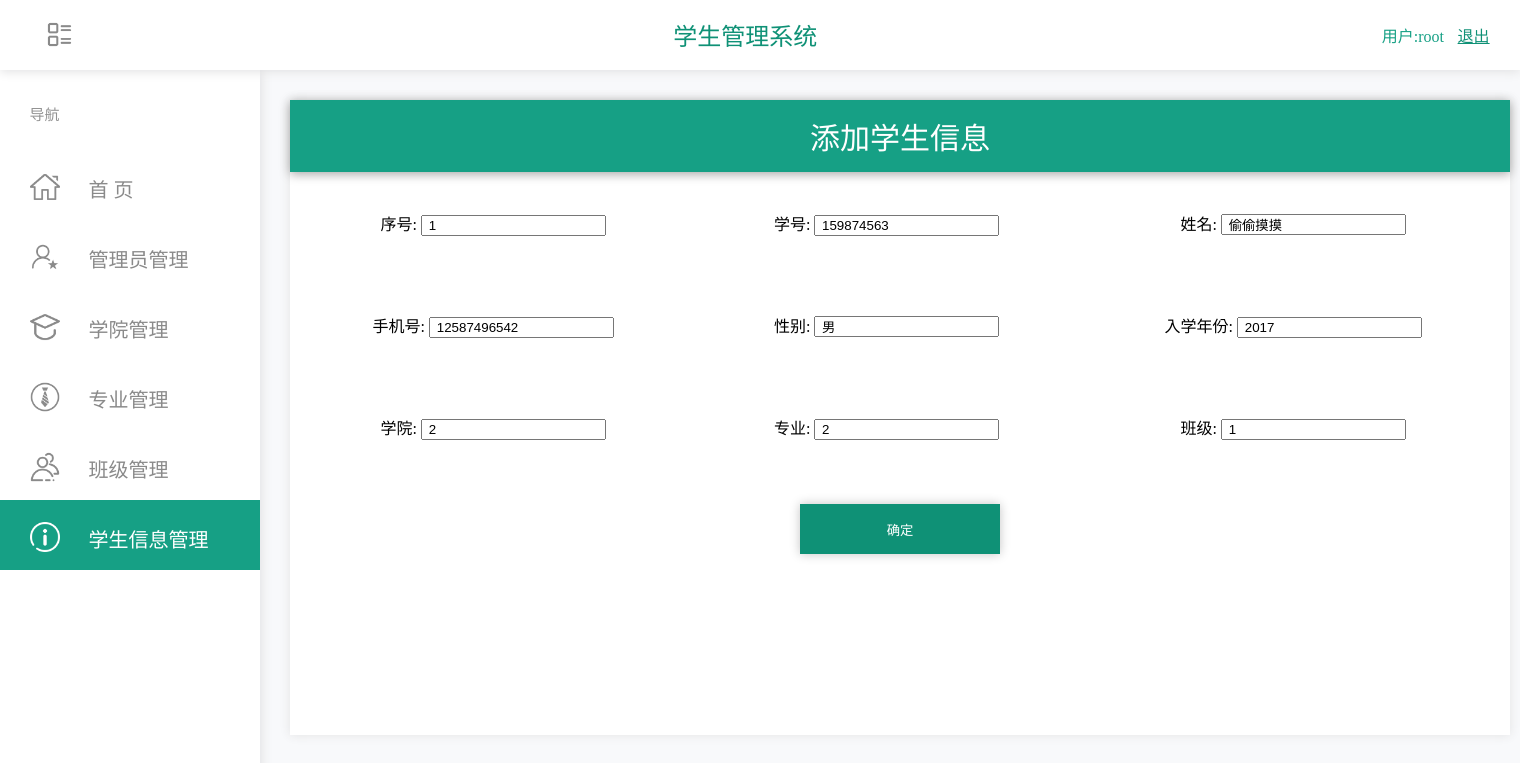
Screenshot of /php/inserta.php?id=1 (signed in) with the database file from the repository.
### tables this page shows
CREATE TABLE `student`  (
  `id` int(11) NOT NULL AUTO_INCREMENT COMMENT 'id',
  `student_num` varchar(11) NULL DEFAULT NULL COMMENT '学号',
  `name` varchar(30) NULL DEFAULT NULL COMMENT '姓名',
  `phone_number` varchar(30) NULL DEFAULT NULL COMMENT '手机号',
  `sex` enum('男','女') NULL DEFAULT NULL COMMENT '性别',
  `year` varchar(30) NULL DEFAULT NULL COMMENT '入学年份',
  `college_id` int(30) NULL DEFAULT NULL COMMENT '学院id',
  `major_id` int(30) NULL DEFAULT NULL COMMENT '专业id',
  `class_id` int(30) NULL DEFAULT NULL COMMENT '班级id',
  `c_time` varchar(30) NULL DEFAULT NULL COMMENT '创建时间',
  `u_time` varchar(30) NULL DEFAULT NULL COMMENT '修改时间',
  `delete_flag` enum('1','0') NULL DEFAULT '1',
  PRIMARY KEY (`id`) USING BTREE
);

### php/inserta.php (the view, shortened to what this page needs)
<!doctype html>
<?php
$idd = $_GET['id'];
$serve = 'localhost:3306';
$username = 'root';
$password = 'root';
$dbname = 'school';
$link = mysqli_connect($serve, $username, $password, $dbname);
mysqli_set_charset($link, 'UTF-8');
$ming = 'select * from student where id=' . $idd;
$result = mysqli_query($link, $ming);
$row = mysqli_fetch_array($result);
?>
<html>
<head>
    <link href="../css/modify.css" rel="stylesheet" type="text/css">
    <link href="../css/base.css" rel="stylesheet" type="text/css">
</head>
<body>
    <div id="head">
        <img id="img_head" src="../img/lie.png">
        <div id="logo">
            <p id="logo-text">学生管理系统</p>
        </div>
        <p id="user-text"><?php echo "用户:" . $_SESSION['username']; ?> </p>
        <a id="exit-text" href="login.php">退出</a>
    </div>
    <div id="nav">
        <p id="text_nav">导航</p>
        <div id="menu">
            <a id="menu-u0" href="../index.php">
                <img id="img-u0" src="../img/u0-0.png"></img>
                <p id="text-u0">首 页</p>
            </a>
            <a id="menu-u1" href="../admin.php">
                <img id="img-u1" src="../img/u1-1.png"></img>
                <p id="text-u1">管理员管理</p>
            </a>
            <a id="menu-u2" href="../college.php">
                <img id="img-u2" src="../img/u2-2.png"></img>
                <p id="text-u2">学院管理</p>
            </a>
            <a id="menu-u3" href="../major.php">
                <img id="img-u3" src="../img/u3-3.png"></img>
                <p id="text-u3">专业管理</p>
            </a>
            <a id="menu-u4" href="../class.php">
                <img id="img-u4" src="../img/u4-4.png"></img>
                <p id="text-u4">班级管理</p>
            </a>
            <a id="menu-u5" href="../student.php">
                <img id="img-u5" src="../img/u5.png"></img>
                <p id="text-u5">学生信息管理</p>
            </a>
        </div>
    </div>
    <div id="con">
        <form method="post" action="insert.php">
            <table>
                <tr>
                    <td colspan="3" id="tda"> 添加学生信息 </td>
                </tr>
                <tr>
                    <td>序号: <input readonly="readonly" name="id" type="text" value=" <?php echo $row['id']; ?> "></td>
                    <td>学号: <input name="student_num" type="text" value=" <?php echo $row['student_num']; ?> "></td>
                    <td>姓名: <input name="name" type="text" value=" <?php echo $row['name']; ?> "></td>
                </tr>
                <tr>
                    <td>手机号: <input name="phone_number" type="text" value=" <?php echo $row['phone_number']; ?> "></td>
                    <td>性别: <input name="sex" type="text" value=" <?php echo $row['sex']; ?> "></td>
                    <td>入学年份: <input name="year" type="text" value=" <?php echo $row['year']; ?> "></td>
                </tr>
                <tr>
                    <td>学院: <input name="college_id" type="text" value=" <?php echo $row['college_id']; ?> "></td>
                    <td>专业: <input name="major_id" type="text" value=" <?php echo $row['major_id']; ?> "></td>
                    <td>班级: <input name="class_id" type="text" value=" <?php echo $row['class_id']; ?> "></td>
                </tr>
                <tr>
                    <td colspan="3">
                        <input type="submit" value="确定">
                    </td>
                </tr>
            </table>
        </form>
    </div>
</body>
</html>

### css/modify.css (style rules this page uses)
#menu { position: absolute; background-color: #54DAEB; width: 260px; height: 420px; top: 150px; left: 0px; }
#menu-u0 { position: absolute; background-color: #ffffff; width: 260px; height: 70px; top: 0px; left: 0px; }
#menu-u1 { position: absolute; background-color: #ffffff; width: 260px; height: 70px; top: 70px; left: 0px; }
#menu-u2 { position: absolute; background-color: #ffffff; width: 260px; height: 70px; top: 140px; left: 0px; }
#menu-u3 { position: absolute; background-color: #ffffff; width: 260px; height: 70px; top: 210px; left: 0px; }
#menu-u4 { position: absolute; background-color: #ffffff; width: 260px; height: 70px; top: 280px; left: 0px; }
#menu-u5 { position: absolute; background-color: #16a085; width: 260px; height: 70px; top: 350px; left: 0px; }
#img-u0,#img-u1,#img-u2,#img-u3,#img-u4,#img-u5 { position: absolute; width: 30px; height: 30px; top: 31%; left: 30px; }
#text-u5 { position: absolute; color: #ffffff; font-size: 20px; top: 6%; left: 34%; }
#text-u1,#text-u2,#text-u3,#text-u4,#text-u0 { position: absolute; color: #8a8a8a; font-size: 20px; top: 6%; left: 34%; }
#tda { height:70px; background-color: #16a085; font-size: 30px; color: #ffffff; box-shadow: 0px 2px 10px #a4a4a4; }
table { border-collapse:collapse; width:100%; }
td { height:100px; vertical-align:center; text-align:center; }
input[type=submit],#button { color: #ffffff; border: none; background-color: #0f9176; width: 200px; height: 50px; box-shadow: 0px 0px 10px #c4c4c4; }

### css/base.css (style rules this page uses)
body { background-color: #f8f9fb; }
#head { background-color: #ffffff; position: absolute; top: 0px; left: 0px; height: 70px; width: 100%; box-shadow: 0px 2px 10px #e2e2e3; z-index: 100; }
#img_head { position: absolute; width: 27px; height: 27px; top: 30%; left: 3%; }
#logo { position: absolute; background-color: #ffffff; width: 260px; height: 60px; top: 5px; left: 41%; }
#logo-text { font-size: 24px; color: #0f9176; position: absolute; left: 50px; top: -20%; }
#user-text { color: #16a085; position: absolute; right: 5%; top: 10%; }
#exit-text { color: #0f9176; position: absolute; right: 2%; top: 33%; }
#nav { position: absolute; background-color: #ffffff; width: 260px; height: 100%; top: 0px; left: 0px; box-shadow: 2px 0px 10px #e2e2e3; z-index: 98; }
#text_nav { color: #929292; font-size: 15px; position: absolute; left: 29.438px; top: 88px; }
#con { position: absolute; background-color: #ffffff; width: 1220px; height: 635px; top: 100px; left: 290px; box-shadow: 0px 0px 10px #e2e2e3; z-index: 97; }

### rows the page displays
student: id "1", student_num "159874563", name "偷偷摸摸", phone_number "12587496542", sex "男", year "2017", college_id "2", major_id "2", class_id "1"

### other values shown
$_SESSION['username'] "root"
